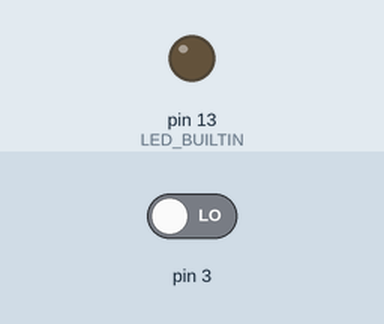
Simulated run of this sketch. Board: Arduino Uno, built with avr-gcc and run on an emulated ATmega328P. On the bench: output pins drawn as LEDs (lit = HIGH). The inputs (shaded band) are chosen by the test bench; at power-on: pin 3 LOW.

Above: at 1.2 s.
1.3 s: pin 3 driven HIGH
At 2.4 s:
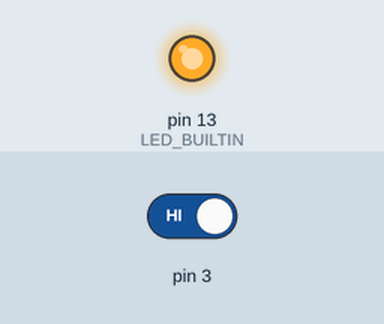
2.8 s: pin 3 driven LOW
At 3.6 s:
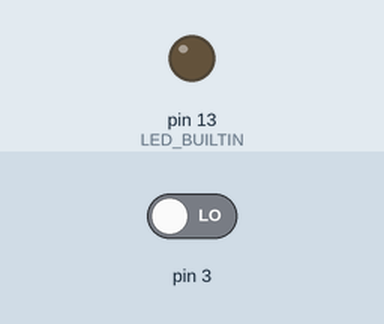
Timing chart, 0 to 5.8 s (numbered marks = the images above; inputs shaded):
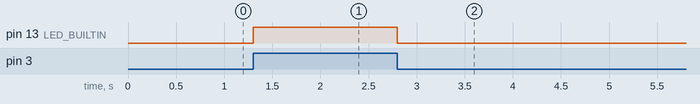

The sketch:

Lesson6.ino
```cpp
void setup() {
  // put your setup code here, to run once:
  pinMode(LED_BUILTIN, OUTPUT); pinMode(3, INPUT);
}
int input;
void loop() {
  // put your main code here, to run repeatedly:
  input = digitalRead(3);
  digitalWrite(LED_BUILTIN, input);
}
```

Measured:
- after the input at 1.3 s, pin 13 (LED_BUILTIN): LOW → HIGH at once
- after the input at 2.8 s, pin 13 (LED_BUILTIN): HIGH → LOW at once
